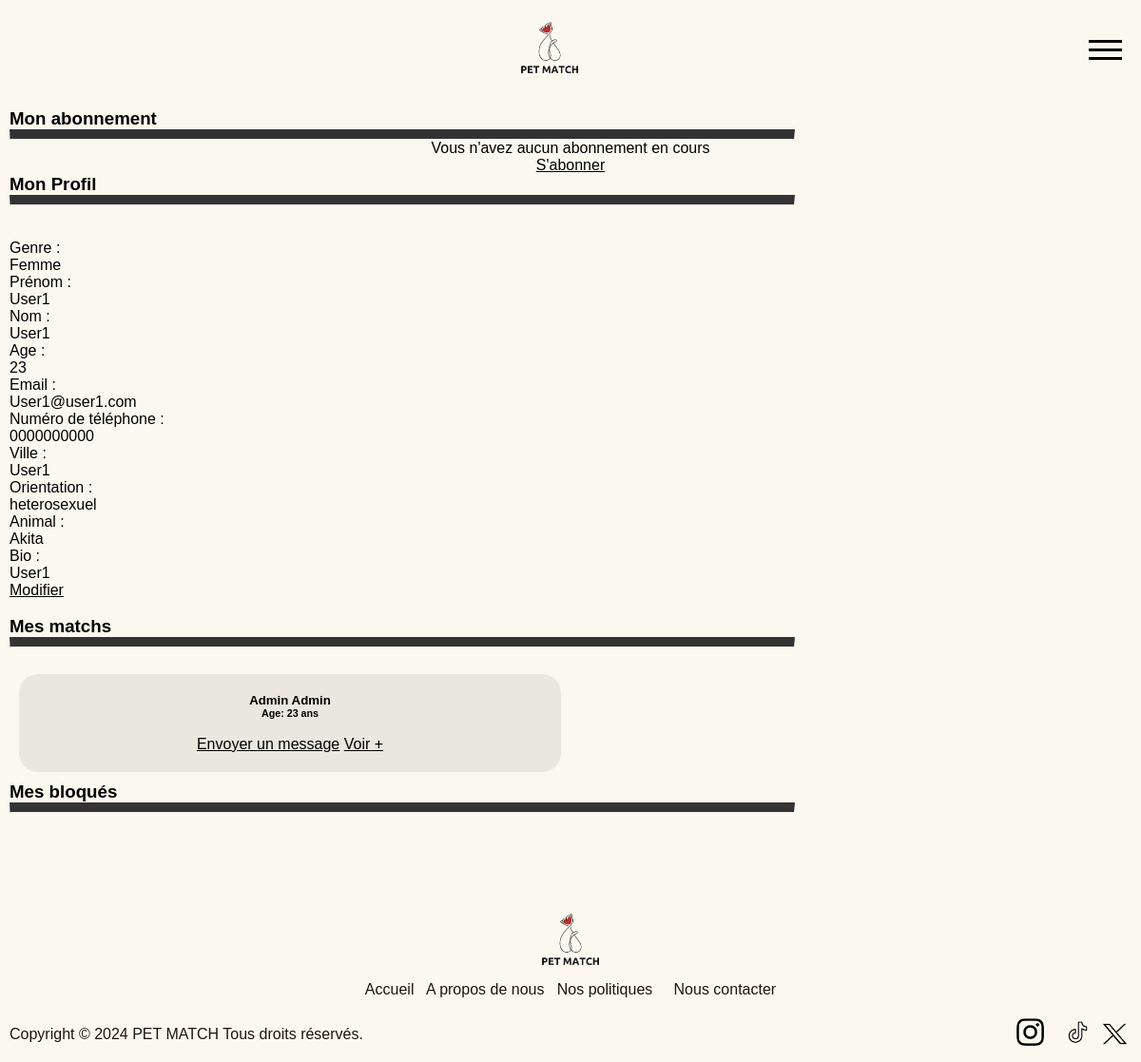
The page /user/user_space.php (signed in) on the database as committed earlier.
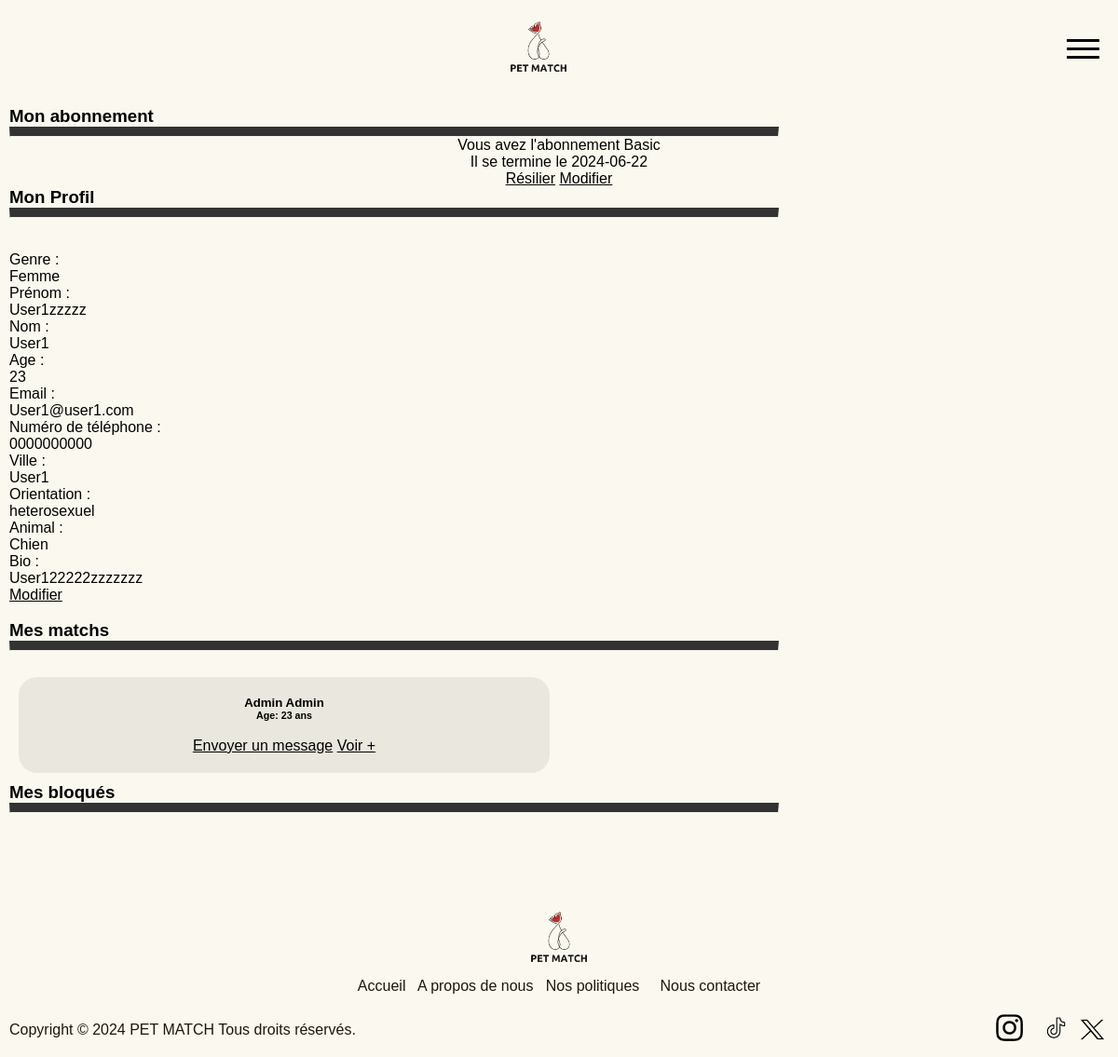
The same page on the database as committed later.
### tables this page shows
CREATE TABLE user (
    id INTEGER PRIMARY KEY AUTOINCREMENT,
    gender TEXT NOT NULL,
    firstname TEXT NOT NULL,
    lastname TEXT NOT NULL,
    email TEXT NOT NULL UNIQUE,
    password TEXT NOT NULL,
    phone TEXT NOT NULL,
    city TEXT NOT NULL,
    birthday TEXT NOT NULL,
    orientation TEXT NOT NULL,
    bio TEXT,
    is_admin INTEGER NOT NULL DEFAULT 0,
    blocked INTEGER NOT NULL DEFAULT 0,
    created_at TIMESTAMP DEFAULT CURRENT_TIMESTAMP,
    subscription TEXT,
    dog_breed TEXT NOT NULL
, "photo" TEXT);

CREATE TABLE subscription (
    id INTEGER PRIMARY KEY AUTOINCREMENT,
    description TEXT NOT NULL,
    name TEXT NOT NULL UNIQUE,
    price FLOAT NOT NULL,
    duration INTEGER NOT NULL,
    limited_like INTEGER NOT NULL DEFAULT 1,
    number_like INTEGER
);

CREATE TABLE user_subscription (
    id INTEGER PRIMARY KEY AUTOINCREMENT,
    user_id INTEGER NOT NULL,
    subscription TEXT NOT NULL,
    change_date TIMESTAMP DEFAULT CURRENT_TIMESTAMP,
    start DATE NOT NULL,
    end DATE NOT NULL,
    FOREIGN KEY (user_id) REFERENCES user(id)
);

### user/user_space.php (the view, shortened to what the changed rows need)
<?php include '../template/header.php';$custom_css = "../css/user_space.css"; ?>
<?php
try {
    $pdo = new PDO('sqlite:../DB/my_database.db');
    $pdo->setAttribute(PDO::ATTR_ERRMODE, PDO::ERRMODE_EXCEPTION);
    $request = $pdo->prepare('SELECT * FROM user WHERE id = ?');
    $request->execute([$_SESSION["user_id"]]);
    $response = $request->fetch(PDO::FETCH_ASSOC);
    if ($response) {
        $subscription = $pdo->prepare("SELECT * FROM subscription WHERE name = ?");
        $subscription->execute([$response['subscription']]);
        $response_subscription = $subscription->fetch(PDO::FETCH_ASSOC);
    } else {
        echo "Utilisateur non trouvé.";
    }
} catch (Exception $e) {
    echo "Erreur lors de la récupération des informations de l'utilisateur : " . $e->getMessage();
}
?>
<div class="center">
    <?php
        if ($response_subscription) {
            $subscription_detail = $pdo->prepare("SELECT * FROM user_subscription WHERE user_id = ?");
            $subscription_detail->execute([$response["id"]]);
            $response_subscription_detail = $subscription_detail->fetch(PDO::FETCH_ASSOC);
            echo "<p>Vous avez l'abonnement " . $response_subscription["name"] . "</p>";
            echo "<p>Il se termine le " . $response_subscription_detail["end"] . "</p>";
            echo "<p><a href='unsubscribe.php?sub_id='".$response_subscription_detail["id"]." onclick='return confirm(\"Êtes-vous sûr de vouloir résilier ?\")';>Résilier</a> <a href='change_subscription.php'>Modifier</a></p>";
        } else {
            echo "<p>Vous n'avez aucun abonnement en cours</p>";
            echo "<p><a href='subscribe.php'>S'abonner</a></p>";
        }
    ?>
</div>
<br>
<div class="my_infos">
    <div class="infos">
        <p class="type" >Genre :</p>
        <p class="value"><?php echo htmlspecialchars($response['gender']); ?></p>
    </div>
    <div class="infos">
        <p class="type" >Prénom :</p>
        <p class="value"><?php echo htmlspecialchars($response['firstname']); ?></p>
    </div>
    <div class="infos">
        <p class="type" >Nom :</p>
        <p class="value"><?php echo htmlspecialchars($response['lastname']); ?></p>
    </div>
    <div class="infos">
        <p class="type" >Age :</p>
        <p class="value">
            <?php
                $dateOfBirth = $response['birthday'];
                if (!is_null($dateOfBirth)) {
                    $birthdate = DateTime::createFromFormat('Y-m-d', $dateOfBirth);
                    if ($birthdate) {
                        $currentDate = new DateTime();
                        $age = $currentDate->diff($birthdate)->y;
                        echo $age;
                    } else {
                        echo "Format de date de naissance invalide pour l'utilisateur ID: " . $response['id'] . "<br>";
                    }
                } else {
                    echo "Date de naissance manquante pour l'utilisateur ID: " . $response['id'] . "<br>";
                }
            ?>
        </p>
    </div>
    <div class="infos">
        <p class="type" >Email :</p>
        <p class="value"><?php echo htmlspecialchars($response['email']); ?></p>
    </div>
    <div class="infos">
        <p class="type" >Numéro de téléphone :</p>
        <p class="value"><?php echo htmlspecialchars($response['phone']); ?></p>
    </div>
    <div class="infos">
        <p class="type" >Ville :</p>
        <p class="value"><?php echo htmlspecialchars($response['city']); ?></p>
    </div>
    <div class="infos">
        <p class="type" >Orientation :</p>
        <p class="value"><?php echo htmlspecialchars($response['orientation']); ?></p>
    </div>
    <div class="infos">
        <p class="type" >Animal :</p>
        <p class="value"><?php echo htmlspecialchars($response['dog_breed']); ?></p>
    </div>
    <div class="infos">
        <p class="type" >Bio :</p>
        <p class="value"><?php echo htmlspecialchars($response['bio']); ?></p>
    </div>
</div>
<br>
<?php include '../template/footer.php'; ?>

Rows that differ between the two databases and show on the page:
now on this page (row unchanged): subscription: name "Basic"
now on this page (row unchanged): user_subscription: end "2024-06-22"
changed user "Femme": firstname "User1" → "User1zzzzz"; dog_breed "Akita" → "Chien"; bio "User1" → "User122222zzzzzzz"
Other text that changed with them:
text no longer shown: "Vous n'avez aucun abonnement en cours S'abonner"
text now shown: "Vous avez l'abonnement Il se termine le Résilier Modifier"
